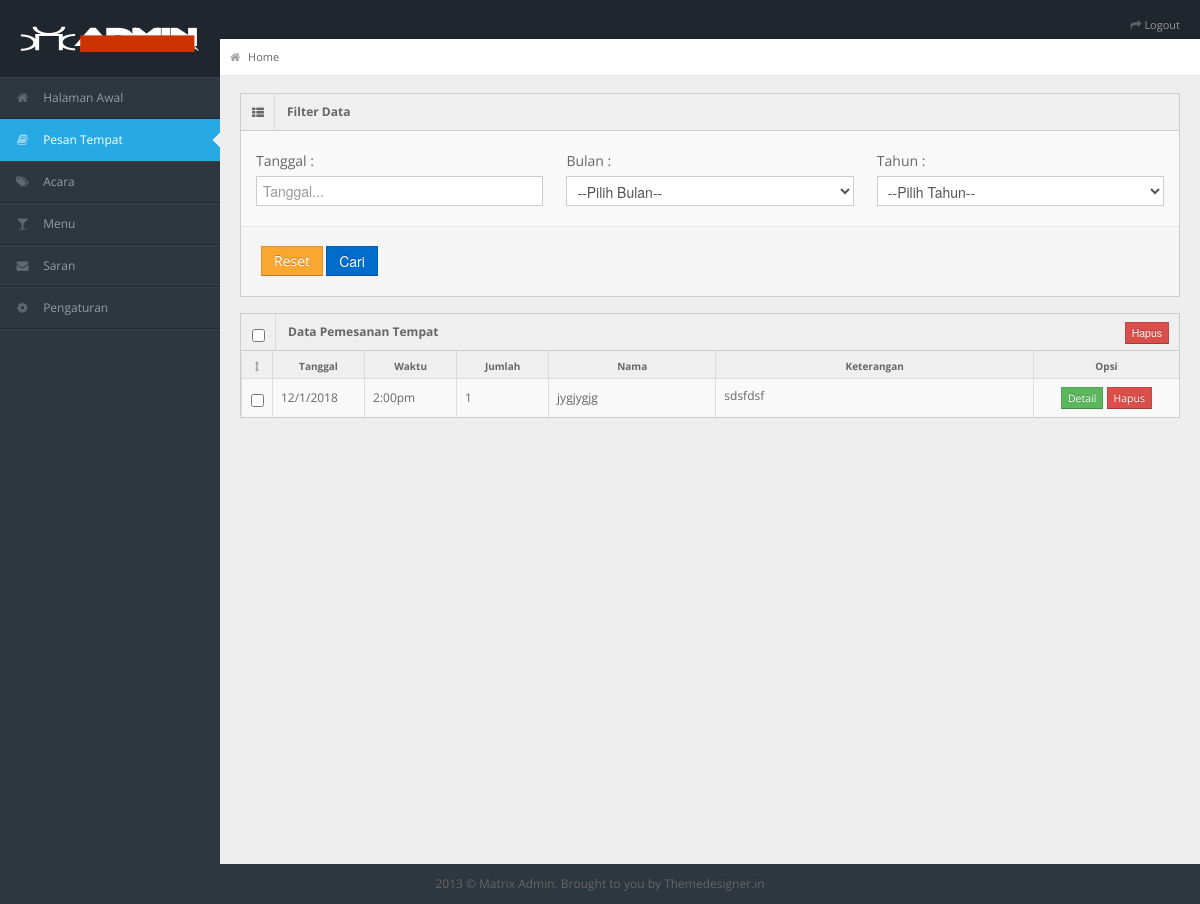
The page /index.php/admin/reservasi on the database its author committed.
### tables this page shows
CREATE TABLE `pemesanan` (
  `no_pemesanan` int(11) NOT NULL,
  `tgl_pemesanan` varchar(20) NOT NULL,
  `nama` varchar(50) NOT NULL,
  `waktu` varchar(30) NOT NULL,
  `email` varchar(50) DEFAULT NULL,
  `no_hp` varchar(13) DEFAULT NULL,
  `keterangan` text,
  `jumlah` int(11) NOT NULL
);

### application/controllers/Admin.php (called while the page is built, shortened)
<?php
class Admin extends CI_Controller {
	function __construct() {
			$this->load->model('M_aksiadmin');
			$this->load->view('admin/head');
			$this->load->view('admin/navigation');
			$this->load->view('admin/content');
	}
	public function reservasi(){
		if(null !== $this->input->get('cari')){
			$tanggal = $this->input->get('tanggal');
			$bulan = $this->input->get('bulan');
			$tahun = $this->input->get('tahun');
			$where = "tgl_pemesanan = '$tanggal' OR tgl_pemesanan LIKE '%/$bulan/%' OR tgl_pemesanan LIKE '%/$tahun'";
			$data = $this->M_aksiadmin->getPemesanan($where);
			$this->load->view('admin/konten/reservasi',$var = array('data' =>$data));
			$this->load->view('admin/footer');
		}else{
			$data = $this->M_aksiadmin->getPemesanan2();
			$this->load->view('admin/konten/reservasi',$var = array('data' =>$data));
			$this->load->view('admin/footer');
		}
	}
}
?>

### index.php (called while the page is built, shortened)
<?php
require_once BASEPATH.'core/CodeIgniter.php';

### application/models/m_aksiadmin.php (called while the page is built, shortened)
<?php
class M_aksiadmin extends CI_Model {
	public function getPemesanan2(){
		$data = $this->db->get('pemesanan');
		return($data->result());
	}
}
?>

### application/views/admin/konten/reservasi.php (the view, shortened to what this page needs)
<link rel="stylesheet" href="<?php echo base_url('assets/css/jquery.timepicker.css')?>" />
<link rel="stylesheet" href="<?php echo base_url('assets/css/bootstrap-datepicker.css')?>">
<div class="row-fluid">
      <div class="span12">
      <div class="widget-box">
      	<div class="widget-title">
      		<span class="icon">
      			<i class="icon icon-th-list"></i>
      		</span>
      		<h5>Filter Data</h5>
      	</div>
      	<div class="widget-content nopadding">
      		<form class="form-vertical" action="<?php echo base_url('Admin/reservasi');  ?>" method="get">
      			<div class="row-fluid pad15">
      			<div class="span4 control-group">
      				<label class="control-label">Tanggal :</label>
      				<div class="controls">
      					<input type="text" class="span12" name="tanggal" id="tanggal" placeholder="Tanggal..." autocomplete="off"/>
      				</div>
      			</div>
      			<div class="span4 control-group">
      				<label class="control-label">Bulan :</label>
      				<div class="controls">
      					<select class="span12" name="bulan" >
      						<option>--Pilih Bulan--</option>
      					</select>
      				</div>
      			</div>
      			<div class="span4 control-group">
      				<label class="control-label">Tahun :</label>
      				<div class="controls">
      					<select class="span12" name="tahun" >
      					<option>--Pilih Tahun--</option>
      					</select>
      				</div>
      			</div>
      		</div>
      			<div class="form-actions">
      		<a class="btn btn-warning" href="<?php echo base_url('Admin/reservasi'); ?>">Reset</a>
      		<button type="submit" name="cari" class="btn btn-primary">Cari</button>
      		</div>
      		</form>
      	</div>
      </div>
        <div class="widget-box">
        	<form action="<?php echo base_url('AksiAdminPemesanan/delmulPemesanan')?>" method="post">
          <div class="widget-title"> <span class="icon">
            <input type="checkbox" id="title-checkbox" name="title-checkbox" />
            </span>
            <h5>Data Pemesanan Tempat</h5>
            <input type="submit" class=" btn btn-mini btn-danger buttons" value="Hapus" />
          </div>
          <div class="widget-content nopadding">
            <table class="table table-bordered data-table with-check event">
              <thead>
                <tr>
                  <th class="satu"><i class="icon-resize-vertical"></th>
                  <th class="r-dua">Tanggal</th>
                  <th class="r-dua">Waktu</th>
                  <th class="r-dua">Jumlah</th>
                  <th class="r-tiga">Nama</th>
                  <th class="r-empat">Keterangan</th>
                  <th class="r-lima">Opsi</th>
                </tr>
              </thead>
              <tbody>
              <?php foreach($data as $row){?>
                <tr class="gradeX">
                  <td class="satu"><input type="checkbox" name="no_pemesanan[]" value="<?php echo $row->no_pemesanan ?>" /></td>
                  <td class="r-dua"><?php echo $row->tgl_pemesanan;?></td>
                  <td class="r-dua"><?php echo $row->waktu; ?></td>
                  <td class="r-dua"><?php echo $row->jumlah; ?></td>
                  <td class="r-tiga"><?php echo $row->nama; ?></td>
                  <td class="r-empat"><p><?php echo $row->keterangan; ?></p></td>
                  <td class="r-lima">
                  	<a  href="<?php echo base_url()."Admin/detPemesanan/".$row->no_pemesanan ?>" class="btn btn-mini btn-success">Detail</a>
                  	<a  href="<?php echo base_url()."AksiAdminPemesanan/delPemesanan/".$row->no_pemesanan ?>" class="btn btn-mini btn-danger">Hapus</a>
                  </td>
                </tr>
                <?php } ?>
              </tbody>
            </table>
            </div>
            </form>
          </div>
        </div>
      </div>
    </div>
    </div>
    </div>

### assets/admin/css/matrix-style.css (style rules this page uses)
* { outline:none !important; -moz-outline: none !important; }
html, body { height:100% }
body { overflow-x: hidden; margin-top: -10px; font-family: 'Open Sans', sans-serif; font-size:12px; color:#666; }
a { color:#666; }
select, textarea, input[type="text"], input[type="password"], input[type="datetime"], input[type="datetime-local"], input[type="date"], input[type="month"], input[type="time"], input[type="week"], input[type="number"], input[type="email"], input[type="url"], input[type="search"], input[type="tel"], input[type="color"], .uneditable-input, .label, .dropdown-menu, .btn, .well, .progress, .table-bordered, .btn-group > .btn:first-child, .btn-group > .btn:last-child, .btn-group > .btn:last-child, .btn-group > .dropdown-toggle, .alert { border-radius:0px; }
.btn, textarea, input[type="text"], input[type="password"], input[type="datetime"], input[type="datetime-local"], input[type="date"], input[type="month"], input[type="time"], input[type="week"], input[type="number"], input[type="email"], input[type="url"], input[type="search"], input[type="tel"], input[type="color"], .uneditable-input { box-shadow:none; }
.progress, .progress-success .bar, .progress .bar-success, .progress-warning .bar, .progress .bar-warning, .progress-danger .bar, .progress .bar-danger, .progress-info .bar, .progress .bar-info, .btn, .btn-primary { background-image:none; }
.container-fluid .row-fluid:first-child { margin-top: 20px; }
.stat-boxes .peity_bar_good, .stat-boxes .peity_line_good, { color: #459D1C; }
.widget-box { background: none repeat scroll 0 0 #F9F9F9; border-left: 1px solid #CDCDCD; border-top: 1px solid #CDCDCD; border-right: 1px solid #CDCDCD; clear: both; margin-top: 16px; margin-bottom: 16px; position: relative; }
.widget-title, .modal-header, .table th, div.dataTables_wrapper .ui-widget-header { background:#efefef; border-bottom: 1px solid #CDCDCD; height: 36px; }
.widget-title span.icon { padding: 9px 10px 7px 11px; float: left; border-right:1px solid #dadada; }
.widget-title h5 { color: #666; float: left; font-size: 12px; font-weight: bold; padding: 12px; line-height: 12px; margin: 0; }
.widget-title .buttons { float: right; margin: 8px 10px 0 0; }
.widget-content { padding:15px; border-bottom: 1px solid #cdcdcd; }
.table th { height: auto; font-size: 10px; padding: 5px 10px 2px; border-bottom: 0; text-align: center; color: #666666; }
.table.with-check tr th:first-child, .table.with-check tr td:first-child { width: 10px; }
.table.with-check tr th:first-child i { margin-top: -2px; opacity: 0.6; }
.nopadding { padding: 0 !important; }
.nopadding .table { margin-bottom: 0; }
.nopadding .table-bordered { border: 0; }
form { margin-bottom: 0; }

### assets/admin/css/matrix-media.css (style rules this page uses)
body { background:#2E363F; }

### assets/admin/css/mystyle.css (style rules this page uses)
.form-vertical .form-actions { margin-top: 0; margin-bottom: 0; }
.pad15 { padding-left: 15px; padding-right: 15px; width: auto; }
.table.event { table-layout: fixed; }
.table .r-dua { width: 10%; vertical-align: middle; }
.table .r-tiga { vertical-align: middle; width: 20%; }
.table .r-empat { width: 40% }
.table .r-empat p { line-height: 1.5em; max-height: 3em; overflow: hidden; margin-bottom: 0px; }
.table .r-lima { width: 125px; text-align: center; vertical-align: middle; }
.table .satu { width: 12px; text-align: center; vertical-align: middle; }
div.controls { vertical-align: middle; }

### rows shown on the page
pemesanan: tgl_pemesanan "12/1/2018", waktu "2:00pm", jumlah "1", nama "jygjygjg", keterangan "sdsfdsf"
